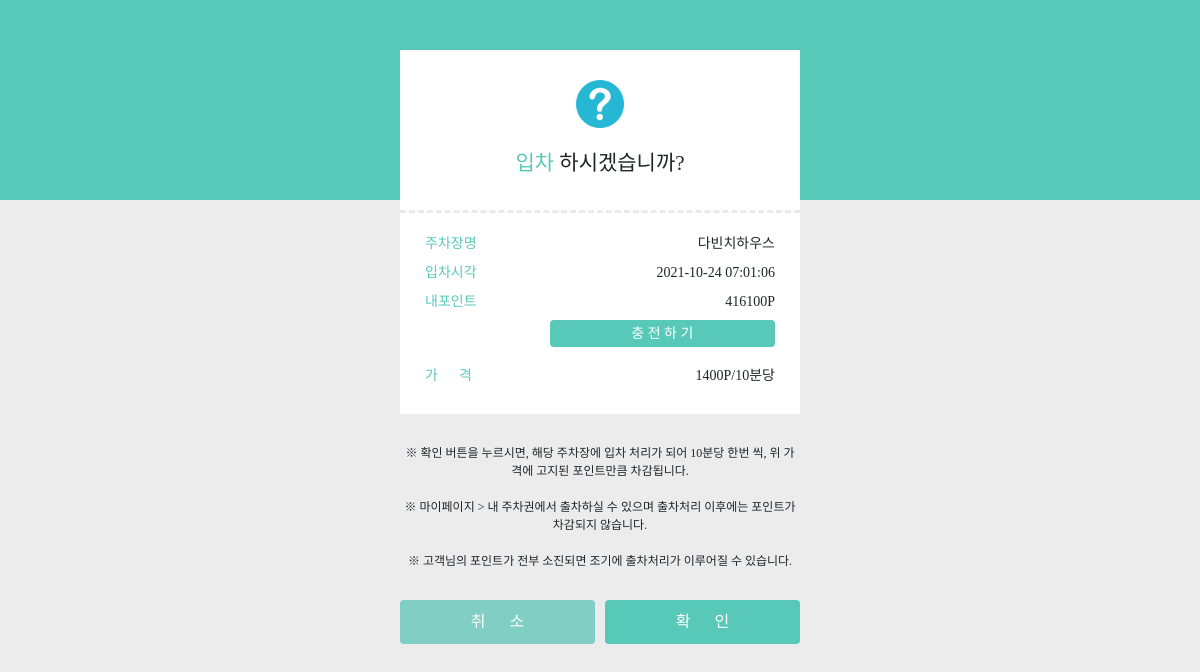
Screenshot of /map/ticket/buy/3 (signed in) with the database file from the repository.
### map/models.py (models this page shows, shortened)
class ParkingLot(models.Model):
    name = models.CharField(max_length=50)
    user = models.ForeignKey(User, on_delete=models.CASCADE, null=True)
    address = models.CharField(max_length=100)
    image = models.ImageField(upload_to='images/')
    start_time = models.CharField(max_length=10)
    space = models.IntegerField()
    end_time = models.CharField(max_length=10)
    latitude = models.FloatField()
    longitude = models.FloatField()
    fee = models.IntegerField()

### common/models.py (models this page shows, shortened)
class Personal(models.Model):
    user = models.OneToOneField(User, on_delete=models.CASCADE, primary_key=True)
    nickname = models.CharField(max_length=100)
    point = models.IntegerField(null=True, blank=True)
    deposit = models.IntegerField()
    email = models.CharField(max_length=200)
    phone = models.CharField(max_length=14)
    addr = models.CharField(max_length=200)
    postcode = models.IntegerField()
    class Meta:
        db_table= 'personal'

### map/views.py (the view)
# urls.py: path('ticket/buy/<int:parking_lot_id>', views.buy_ticket, name='buy_ticket'),
def buy_ticket(request, parking_lot_id):
    parking_lot = ParkingLot.objects.get(id=parking_lot_id)
    personal = Personal.objects.get(user=request.user)
    context = {'parking_lot':parking_lot, 'personal': personal}
    return render(request, 'map/ticket_form.html', context)

### templates/map/ticket_form.html (shortened to what this page needs)
{% extends 'base.html' %}
{% load static %}
{% block content %}
<div id="content">
    <div id="header">
        <text id="message">
            <img src="{% static 'icon/question.png' %}" id="status_icon" /><br>
            <text class="bold">입차</text> 하시겠습니까?
        </text>
    </div>
    <hr>
    <div class="container" id="body">
        <div class="row mb-2" id="row">
            <div class="col-4 left-col" >주차장명</div>
            <div class="col-8 right-col" id="name">{{ parking_lot.name }}</div>
        </div>
        <div class="row mb-2" id="row">
            <div class="col-4 left-col" >입차시각</div>
            <div class="col-8 right-col" id="datetime"></div>
        </div>
        <div class="row mb-2" id="row">
            <div class="col-4 left-col" >내포인트</div>
            <div class="col-8 right-col" id="point">{{ personal.point }}P</div>
        </div>
        <div class="row mb-2" id="row">
            <div class="col-4 left-col" ></div>
            <div class="col-8 right-col">
                <button type="button" class="btn btn-sub shadow-none" onclick="goToPay()">
                    충 전 하 기
                </button>
            </div>
        </div>
        <div class="row mb-2" id="row">
            <div class="col-4 left-col" >가&nbsp;&nbsp;&nbsp;&nbsp;&nbsp;&nbsp;격</div>
            <div class="col-8 right-col" id="fee">{{ parking_lot.fee }}P/10분당</div>
        </div>
    </div>
</div>
<div id="info">
    ※ 확인 버튼을 누르시면, 해당 주차장에 입차 처리가 되어 10분당 한번 씩, 위 가격에 고지된 포인트만큼 차감됩니다.<br><br>
    ※ 마이페이지 > 내 주차권에서 출차하실 수 있으며 출차처리 이후에는 포인트가 차감되지 않습니다.<br><br>
    ※ 고객님의 포인트가 전부 소진되면 조기에 출차처리가 이루어질 수 있습니다.
</div>
<div class="container" id="buttons">
    <div class="row" id="row">
        <div class="col-6" style="padding-left:0px; padding-right:5px;">
            <button class="btn btn-main shadow-none" id="btn_cancel" type="button"  onclick="goToMain()">
                취&nbsp;&nbsp;&nbsp;&nbsp;&nbsp;&nbsp;소
            </button>
        </div>
        <div class="col-6" style=" padding-left:5px; padding-right:0px;">
            <button class="btn btn-main shadow-none" id="btn_ok" type="button" onclick="submit()">
                확&nbsp;&nbsp;&nbsp;&nbsp;&nbsp;&nbsp;인
            </button>
        </div>
    </div>
</div>
{% endblock %}

### templates/map/ticket_form.html (style rules this page uses)
body { background-color:#ececec; font-family:'넥슨 고딕'; }
#content { background-color: white; min-width: 300px; max-width: 400px; width:80%; margin: auto; margin-top:50px; }
#content > #header { height:20vh; min-height:150px; max-height:200px; display: table; width:100%; }
#content > #header > #message { display:table-cell; text-align: center; vertical-align: middle; font-size: 21px; }
#content > #header > #message > #status_icon { width: 48px; height: auto; margin-bottom: 20px; }
#content > hr { border: none; border-top: 3px dashed rgb(173, 173, 173); color: #fff; background-color: #fff; height: 1px; width: 100%; margin: 0px !important; }
#content > #body { padding:20px 25px; margin-bottom: 20px; }
#info { min-width: 300px; max-width: 400px; width:80%; margin: auto; text-align: center; font-size:12px; padding: 10px 0px; }
#buttons { min-width: 300px; max-width: 400px; width:80%; margin:auto; margin-top:20px; margin-bottom:20px; }
.bold { font-family: '넥슨 고딕 bold'; color: #58C9B9; }
.left-col { text-align: left; color: #58C9B9; font-size: 14px; }
.right-col { text-align: right; font-size: 14px; }
.btn-main { background-color: #58C9B9; color: white; border: none; width:100%; padding:10px; }
.btn-sub { background-color: #58C9B9; color: white; border: none; width:100%; font-size:14px; padding:3px; margin-bottom: 10px; }
#btn_cancel { background-color: #81cec4; }

### rows the page displays
ParkingLot: name "다빈치하우스", fee "1400"
Personal: point "416100"
